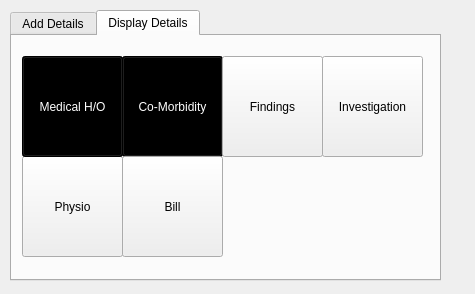
<?xml version="1.0" encoding="UTF-8"?>
<ui version="4.0">
 <class>Patient_Info_Dialog</class>
 <widget class="QDialog" name="Patient_Info_Dialog">
  <property name="geometry">
   <rect>
    <x>0</x>
    <y>0</y>
    <width>475</width>
    <height>294</height>
   </rect>
  </property>
  <property name="windowTitle">
   <string>Patient's Info</string>
  </property>
  <widget class="QTabWidget" name="tabWidget">
   <property name="geometry">
    <rect>
     <x>10</x>
     <y>10</y>
     <width>431</width>
     <height>271</height>
    </rect>
   </property>
   <property name="currentIndex">
    <number>1</number>
   </property>
   <widget class="QWidget" name="tab">
    <attribute name="title">
     <string>Add Details</string>
    </attribute>
    <widget class="QPushButton" name="Physio">
     <property name="geometry">
      <rect>
       <x>10</x>
       <y>120</y>
       <width>101</width>
       <height>101</height>
      </rect>
     </property>
     <property name="minimumSize">
      <size>
       <width>85</width>
       <height>85</height>
      </size>
     </property>
     <property name="text">
      <string>Physio</string>
     </property>
    </widget>
    <widget class="QPushButton" name="CoM">
     <property name="geometry">
      <rect>
       <x>110</x>
       <y>20</y>
       <width>101</width>
       <height>101</height>
      </rect>
     </property>
     <property name="minimumSize">
      <size>
       <width>85</width>
       <height>85</height>
      </size>
     </property>
     <property name="text">
      <string>Co-Morbidity</string>
     </property>
    </widget>
    <widget class="QPushButton" name="Med">
     <property name="geometry">
      <rect>
       <x>10</x>
       <y>20</y>
       <width>101</width>
       <height>101</height>
      </rect>
     </property>
     <property name="minimumSize">
      <size>
       <width>85</width>
       <height>85</height>
      </size>
     </property>
     <property name="text">
      <string>Medical H/O</string>
     </property>
    </widget>
    <widget class="QPushButton" name="Finds">
     <property name="geometry">
      <rect>
       <x>210</x>
       <y>20</y>
       <width>101</width>
       <height>101</height>
      </rect>
     </property>
     <property name="minimumSize">
      <size>
       <width>85</width>
       <height>85</height>
      </size>
     </property>
     <property name="styleSheet">
      <string notr="true">background-color: rgb(0, 0, 0);
color: rgb(255, 255, 255);</string>
     </property>
     <property name="text">
      <string>Findings</string>
     </property>
    </widget>
    <widget class="QPushButton" name="Invest">
     <property name="geometry">
      <rect>
       <x>310</x>
       <y>20</y>
       <width>101</width>
       <height>101</height>
      </rect>
     </property>
     <property name="minimumSize">
      <size>
       <width>85</width>
       <height>85</height>
      </size>
     </property>
     <property name="styleSheet">
      <string notr="true">background-color: rgb(0, 0, 0);
color: rgb(255, 255, 255);</string>
     </property>
     <property name="text">
      <string>Investigation</string>
     </property>
    </widget>
   </widget>
   <widget class="QWidget" name="tab_2">
    <attribute name="title">
     <string>Display Details</string>
    </attribute>
    <widget class="QPushButton" name="Physio_2">
     <property name="geometry">
      <rect>
       <x>10</x>
       <y>120</y>
       <width>101</width>
       <height>101</height>
      </rect>
     </property>
     <property name="minimumSize">
      <size>
       <width>85</width>
       <height>85</height>
      </size>
     </property>
     <property name="text">
      <string>Physio</string>
     </property>
    </widget>
    <widget class="QPushButton" name="Med_2">
     <property name="geometry">
      <rect>
       <x>10</x>
       <y>20</y>
       <width>101</width>
       <height>101</height>
      </rect>
     </property>
     <property name="minimumSize">
      <size>
       <width>85</width>
       <height>85</height>
      </size>
     </property>
     <property name="styleSheet">
      <string notr="true">background-color: rgb(0, 0, 0);
color: rgb(255, 255, 255);</string>
     </property>
     <property name="text">
      <string>Medical H/O</string>
     </property>
    </widget>
    <widget class="QPushButton" name="CoM_2">
     <property name="geometry">
      <rect>
       <x>110</x>
       <y>20</y>
       <width>101</width>
       <height>101</height>
      </rect>
     </property>
     <property name="minimumSize">
      <size>
       <width>85</width>
       <height>85</height>
      </size>
     </property>
     <property name="styleSheet">
      <string notr="true">background-color: rgb(0, 0, 0);
color: rgb(255, 255, 255);</string>
     </property>
     <property name="text">
      <string>Co-Morbidity</string>
     </property>
    </widget>
    <widget class="QPushButton" name="Finds_2">
     <property name="geometry">
      <rect>
       <x>210</x>
       <y>20</y>
       <width>101</width>
       <height>101</height>
      </rect>
     </property>
     <property name="minimumSize">
      <size>
       <width>85</width>
       <height>85</height>
      </size>
     </property>
     <property name="text">
      <string>Findings</string>
     </property>
    </widget>
    <widget class="QPushButton" name="Invest_2">
     <property name="geometry">
      <rect>
       <x>310</x>
       <y>20</y>
       <width>101</width>
       <height>101</height>
      </rect>
     </property>
     <property name="minimumSize">
      <size>
       <width>85</width>
       <height>85</height>
      </size>
     </property>
     <property name="text">
      <string>Investigation</string>
     </property>
    </widget>
    <widget class="QPushButton" name="pushButton">
     <property name="geometry">
      <rect>
       <x>110</x>
       <y>120</y>
       <width>101</width>
       <height>101</height>
      </rect>
     </property>
     <property name="text">
      <string>Bill</string>
     </property>
    </widget>
   </widget>
  </widget>
 </widget>
 <resources/>
 <connections/>
</ui>
